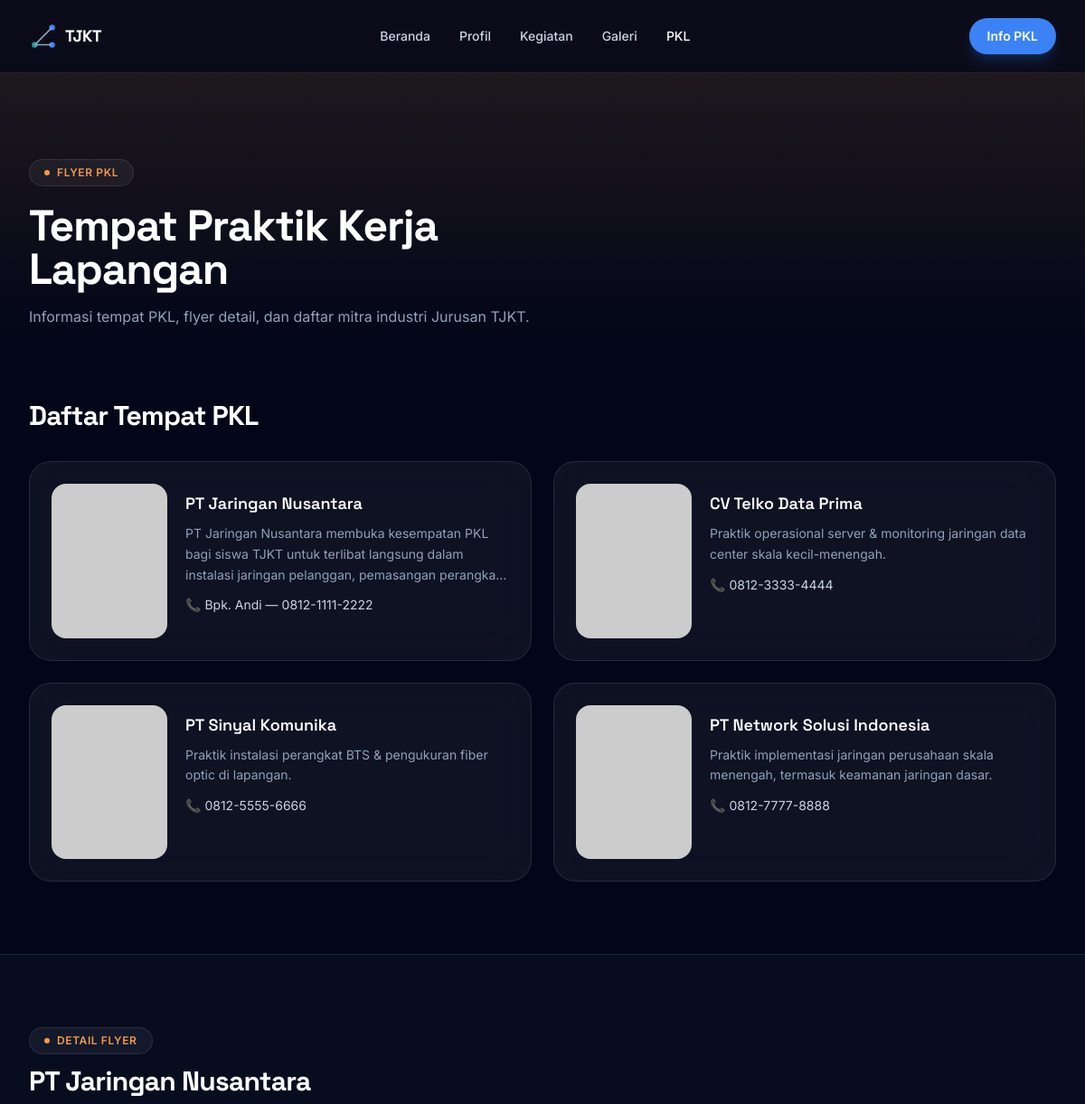
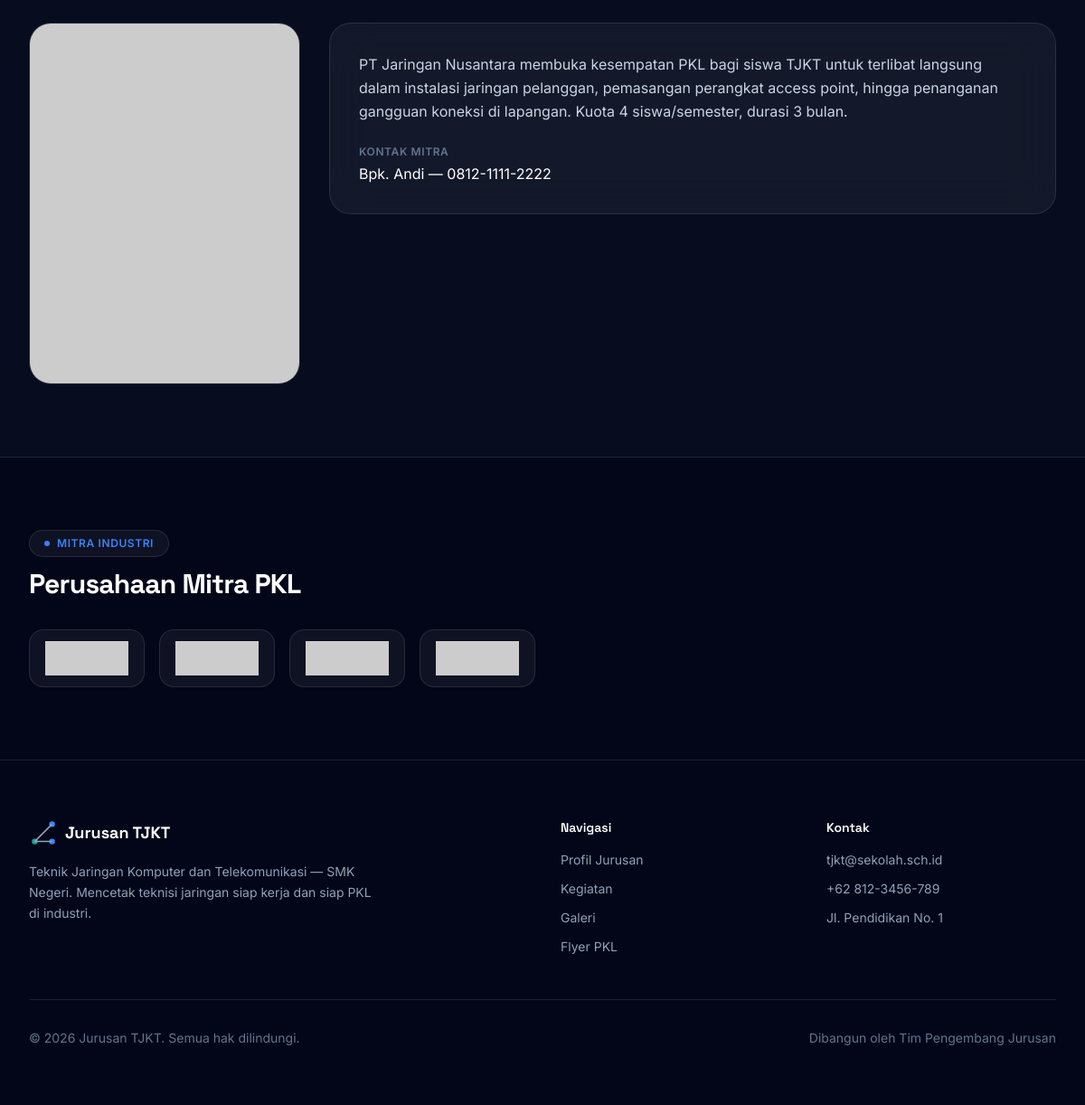
Page /pages/flyer-pkl.php on the committed database (2 pictures, top to bottom).
### tables this page shows
CREATE TABLE IF NOT EXISTS flyer_pkl (
    id            INT UNSIGNED AUTO_INCREMENT PRIMARY KEY,
    nama_tempat   VARCHAR(150) NOT NULL,
    deskripsi     TEXT         NOT NULL,
    gambar_flyer  VARCHAR(255) DEFAULT NULL,
    kontak_mitra  VARCHAR(150) DEFAULT NULL,   
    created_at    TIMESTAMP    NOT NULL DEFAULT CURRENT_TIMESTAMP
);

### pages/flyer-pkl.php (the view, shortened to what this page needs)
<?php
$pdo    = get_db();
$daftar = [];
if ($pdo) {
    try {
        $daftar = $pdo->query('SELECT id, nama_tempat, deskripsi, gambar_flyer, kontak_mitra FROM flyer_pkl ORDER BY created_at DESC')->fetchAll();
    } catch (PDOException $e) {  }
}
$selectedId = isset($_GET['id']) ? (int) $_GET['id'] : ($daftar[0]['id'] ?? 0);
$detail     = null;
foreach ($daftar as $f) {
    if ((int) $f['id'] === $selectedId) {
        $detail = $f;
        break;
    }
}
$detail = $detail ?: ($daftar[0] ?? null);
require __DIR__ . '/../includes/header.php';
?>
<header class="relative pb-16 pt-36 sm:pb-20 sm:pt-44">
    <div class="pointer-events-none absolute inset-x-0 top-0 -z-10 h-96 bg-gradient-to-b from-brand-accent/15 to-transparent"></div>
    <div class="mx-auto max-w-7xl px-6 lg:px-8">
        <span class="inline-flex items-center gap-2 rounded-full border border-white/10 bg-white/5 px-4 py-1.5 text-xs font-semibold uppercase tracking-wider text-brand-accent">
            <span class="h-1.5 w-1.5 rounded-full bg-brand-accent"></span>
            Flyer PKL
        </span>
        <h1 class="mt-5 max-w-2xl font-display text-3xl font-bold tracking-tight text-white sm:text-4xl lg:text-5xl">Tempat Praktik Kerja Lapangan</h1>
        <p class="mt-4 max-w-xl text-slate-400">Informasi tempat PKL, flyer detail, dan daftar mitra industri Jurusan TJKT.</p>
    </div>
</header>
<section class="pb-16 sm:pb-20">
    <div class="mx-auto max-w-7xl px-6 lg:px-8">
        <h2 class="mb-8 font-display text-2xl font-bold tracking-tight text-white sm:text-3xl">Daftar Tempat PKL</h2>
        <div class="grid grid-cols-1 gap-6 sm:grid-cols-2">
            <?php foreach ($daftar as $f): ?>
            <a href="flyer-pkl.php?id=<?= (int) $f['id'] ?>#detail" class="flex flex-col gap-5 rounded-3xl border border-white/10 bg-white/5 p-6 backdrop-blur-xl transition hover:bg-white/[0.08] sm:flex-row">
                <div class="mx-auto aspect-[3/4] w-32 shrink-0 overflow-hidden rounded-2xl sm:mx-0">
                    <img src="<?= htmlspecialchars($f['gambar_flyer'] ?: 'https://placehold.co/260x340/132238/EAF1FB?text=Flyer') ?>" alt="Flyer <?= htmlspecialchars($f['nama_tempat']) ?>" class="h-full w-full object-cover">
                </div>
                <div class="min-w-0">
                    <h3 class="mt-2 font-display text-lg font-semibold text-white"><?= htmlspecialchars($f['nama_tempat']) ?></h3>
                    <p class="mt-2 line-clamp-3 text-sm leading-relaxed text-slate-400"><?= htmlspecialchars($f['deskripsi']) ?></p>
                    <?php if (!empty($f['kontak_mitra'])): ?>
                    <span class="mt-3 block text-sm text-slate-300">📞 <?= htmlspecialchars($f['kontak_mitra']) ?></span>
                    <?php endif; ?>
                </div>
            </a>
            <?php endforeach; ?>
        </div>
    </div>
</section>
<?php if ($detail): ?>
<section id="detail" class="border-y border-white/10 bg-slate-900/40 py-16 sm:py-20">
    <div class="mx-auto max-w-7xl px-6 lg:px-8">
        <span class="mb-3 inline-flex items-center gap-2 rounded-full border border-white/10 bg-white/5 px-4 py-1.5 text-xs font-semibold uppercase tracking-wider text-brand-accent">
            <span class="h-1.5 w-1.5 rounded-full bg-brand-accent"></span>
            Detail Flyer
        </span>
        <h2 class="mb-8 font-display text-2xl font-bold tracking-tight text-white sm:text-3xl"><?= htmlspecialchars($detail['nama_tempat']) ?></h2>
        <div class="grid grid-cols-1 items-start gap-8 md:grid-cols-[300px_1fr]">
            <div class="mx-auto aspect-[3/4] w-full max-w-xs overflow-hidden rounded-3xl border border-white/10 md:mx-0">
                <img src="<?= htmlspecialchars($detail['gambar_flyer'] ?: 'https://placehold.co/520x680/132238/EAF1FB?text=Flyer') ?>" alt="Flyer detail <?= htmlspecialchars($detail['nama_tempat']) ?>" class="h-full w-full object-cover">
            </div>
            <div class="rounded-3xl border border-white/10 bg-white/5 p-6 backdrop-blur-xl sm:p-8">
                <p class="leading-relaxed text-slate-300"><?= htmlspecialchars($detail['deskripsi']) ?></p>
                <?php if (!empty($detail['kontak_mitra'])): ?>
                <dl class="mt-6 grid grid-cols-1 gap-4 sm:grid-cols-2">
                    <div class="sm:col-span-2">
                        <dt class="text-xs font-semibold uppercase tracking-wider text-slate-500">Kontak Mitra</dt>
                        <dd class="mt-1 text-white"><?= htmlspecialchars($detail['kontak_mitra']) ?></dd>
                    </div>
                </dl>
                <?php endif; ?>
            </div>
        </div>
    </div>
</section>
<?php endif; ?>
<section class="py-16 sm:py-20">
    <div class="mx-auto max-w-7xl px-6 lg:px-8">
        <span class="mb-3 inline-flex items-center gap-2 rounded-full border border-white/10 bg-white/5 px-4 py-1.5 text-xs font-semibold uppercase tracking-wider text-brand-primary">
            <span class="h-1.5 w-1.5 rounded-full bg-brand-primary"></span>
            Mitra Industri
        </span>
        <h2 class="mb-8 font-display text-2xl font-bold tracking-tight text-white sm:text-3xl">Perusahaan Mitra PKL</h2>
        <div class="flex flex-wrap items-center gap-4">
            <?php foreach ($daftar as $i => $f): ?>
            <div class="flex h-16 w-32 items-center justify-center rounded-2xl border border-white/10 bg-white/5 p-3"><img src="https://placehold.co/120x50/0f172a/8FA3BF?text=Mitra+<?= $i + 1 ?>" alt="Logo <?= htmlspecialchars($f['nama_tempat']) ?>" class="max-h-full max-w-full"></div>
            <?php endforeach; ?>
        </div>
    </div>
</section>
<?php require __DIR__ . '/../includes/footer.php'; ?>

### assets/css/custom.css (style rules this page uses)
html { scroll-behavior: smooth; }

### rows in the picture
flyer_pkl: nama_tempat "PT Jaringan Nusantara", deskripsi "PT Jaringan Nusantara membuka kesempatan PKL bagi siswa TJKT untuk terlibat langsung dalam instalasi jaringan pelanggan, pemasangan…", kontak_mitra "Bpk. Andi — 0812-1111-2222", deskripsi "PT Jaringan Nusantara membuka kesempatan PKL bagi siswa TJKT untuk terlibat langsung dalam instalasi jaringan pelanggan, pemasangan perangkat access point, hingga penanganan gangguan koneksi di lapangan. Kuota 4 siswa/semester, durasi 3 bulan."
flyer_pkl: nama_tempat "CV Telko Data Prima", deskripsi "Praktik operasional server & monitoring jaringan data center skala kecil-menengah.", kontak_mitra "0812-3333-4444"
flyer_pkl: nama_tempat "PT Sinyal Komunika", deskripsi "Praktik instalasi perangkat BTS & pengukuran fiber optic di lapangan.", kontak_mitra "0812-5555-6666"
flyer_pkl: nama_tempat "PT Network Solusi Indonesia", deskripsi "Praktik implementasi jaringan perusahaan skala menengah, termasuk keamanan jaringan dasar.", kontak_mitra "0812-7777-8888"
